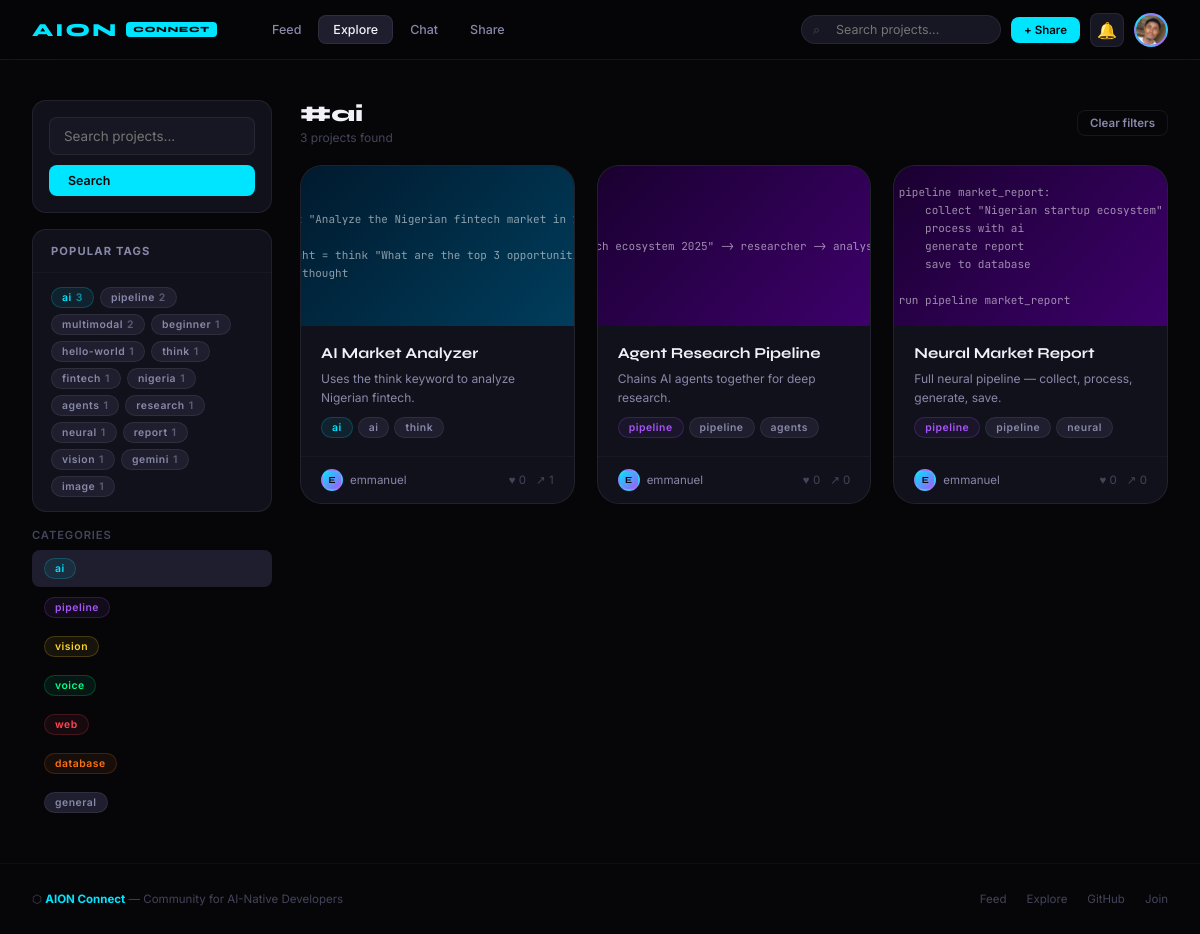
The page /explore?tag=ai (signed in) on the database its author committed.
### database.py (models this page shows, shortened)
class User(UserMixin, db.Model):
    __tablename__ = "users"
    id         = db.Column(db.Integer, primary_key=True)
    username   = db.Column(db.String(40), unique=True, nullable=False)
    email      = db.Column(db.String(120), unique=True, nullable=False)
    password   = db.Column(db.String(200), nullable=False)
    bio        = db.Column(db.String(300), default="")
    avatar     = db.Column(db.String(200), default="")
    github     = db.Column(db.String(100), default="")
    website    = db.Column(db.String(200), default="")
    created_at = db.Column(db.DateTime, default=datetime.utcnow)
    projects  = db.relationship("Project", backref="author",
                                 lazy=True, cascade="all, delete")
    comments  = db.relationship("Comment", backref="author",
                                 lazy=True, cascade="all, delete")
    likes     = db.relationship("Like", backref="user",
                                 lazy=True, cascade="all, delete")
    following = db.relationship("Follow",
                                 foreign_keys="Follow.follower_id",
                                 backref="follower",
                                 lazy=True, cascade="all, delete")
    followers = db.relationship("Follow",
                                 foreign_keys="Follow.followed_id",
                                 backref="followed",
                                 lazy=True, cascade="all, delete")

class Project(db.Model):
    __tablename__ = "projects"
    id          = db.Column(db.Integer, primary_key=True)
    title       = db.Column(db.String(100), nullable=False)
    description = db.Column(db.String(500), default="")
    code        = db.Column(db.Text, nullable=False)
    category    = db.Column(db.String(30), default="general")
    tags        = db.Column(db.String(200), default="")
    views       = db.Column(db.Integer, default=0)
    created_at  = db.Column(db.DateTime, default=datetime.utcnow)
    updated_at  = db.Column(db.DateTime, default=datetime.utcnow,
                             onupdate=datetime.utcnow)
    user_id     = db.Column(db.Integer,
                             db.ForeignKey("users.id"),
                             nullable=False)
    comments = db.relationship("Comment", backref="project",
                                lazy=True, cascade="all, delete")
    likes    = db.relationship("Like", backref="project",
                                lazy=True, cascade="all, delete")
    @property
    def like_count(self):
        return len(self.likes)
    @property
    def tag_list(self):
        if not self.tags:
            return []
        return [t.strip() for t in self.tags.split(",") if t.strip()]

### app.py (the view)
@main.route("/explore")
def explore():
    tag    = request.args.get("tag", "")
    search = request.args.get("q", "")
    page   = request.args.get("page", 1, type=int)
    query = Project.query
    if tag:
        query = query.filter(Project.tags.contains(tag))
    if search:
        query = query.filter(
            Project.title.contains(search) |
            Project.description.contains(search)
        )
    projects = query.order_by(
        Project.created_at.desc()
    ).paginate(page=page, per_page=16, error_out=False)
    all_projects = Project.query.all()
    tag_counts = {}
    for p in all_projects:
        for t in p.tag_list:
            tag_counts[t] = tag_counts.get(t, 0) + 1
    popular_tags = sorted(
        tag_counts.items(), key=lambda x: x[1], reverse=True
    )[:15]
    return render_template("explore.html",
        projects=projects.items,
        popular_tags=popular_tags,
        current_tag=tag,
        search=search,
        total=projects.total
    )

### templates/explore.html (shortened to what this page needs)
{% extends "base.html" %}
{% block content %}
<div class="page">
<div class="container">
  <div style="display:grid;grid-template-columns:240px 1fr;gap:28px">
    <div>
      <div class="card" style="margin-bottom:16px">
        <div class="card-body" style="padding:16px">
          <form action="/explore" method="GET">
            <input type="text" name="q" class="form-input"
                   placeholder="Search projects..."
                   value="{{ search }}"
                   style="margin-bottom:10px">
            <button type="submit" class="btn btn-primary" style="width:100%">
              Search
            </button>
          </form>
        </div>
      </div>
      <div class="card">
        <div style="padding:14px 18px;border-bottom:1px solid var(--border);
                    font-size:0.7rem;font-weight:700;color:var(--text1);
                    letter-spacing:0.1em;text-transform:uppercase;
                    font-family:var(--font-body)">
          Popular Tags
        </div>
        <div style="padding:14px 18px;display:flex;flex-wrap:wrap;gap:6px">
          {% for tag, count in popular_tags %}
          <a href="/explore?tag={{ tag }}"
             class="tag {% if tag == current_tag %}tag-ai{% else %}tag-general{% endif %}">
            {{ tag }}
            <span style="margin-left:4px;opacity:0.6">{{ count }}</span>
          </a>
          {% endfor %}
        </div>
      </div>
      <div style="margin-top:16px">
        <div style="font-size:0.7rem;color:var(--text2);
                    font-family:var(--font-body);margin-bottom:8px;
                    font-weight:600;letter-spacing:0.08em;text-transform:uppercase">
          Categories
        </div>
        {% for cat in ['ai','pipeline','vision','voice','web','database','general'] %}
        <a href="/explore?tag={{ cat }}"
           style="display:flex;align-items:center;gap:10px;
                  padding:8px 12px;border-radius:var(--radius);
                  text-decoration:none;margin-bottom:2px;
                  transition:background 0.15s;
                  {% if cat == current_tag %}background:var(--bg4);{% endif %}">
          <span class="tag tag-{{ cat }}" style="pointer-events:none">{{ cat }}</span>
        </a>
        {% endfor %}
      </div>
    </div>
    <div>
      <div style="display:flex;align-items:center;
                  justify-content:space-between;margin-bottom:20px">
        <div>
          <h1 style="font-family:var(--font-ui);font-size:1.4rem;
                     font-weight:800;color:var(--text0)">
            {% if search %}Results for "{{ search }}"
            {% elif current_tag %}#{{ current_tag }}
            {% else %}Explore Projects
            {% endif %}
          </h1>
          <p style="font-size:0.75rem;color:var(--text2);
                    margin-top:3px;font-family:var(--font-body)">
            {{ total }} project{% if total != 1 %}s{% endif %} found
          </p>
        </div>
        {% if search or current_tag %}
        <a href="/explore" class="btn btn-ghost btn-sm">Clear filters</a>
        {% endif %}
      </div>
      {% if projects %}
      <div class="grid grid-3">
        {% for p in projects %}
        <div class="project-card" onclick="window.location='/project/{{ p.id }}'">
          <div class="project-card-preview cat-{{ p.category }}">
            <div class="project-card-preview-bg">{{ p.code[:300] }}</div>
          </div>
          <div class="project-card-body">
            <div>
              <a href="/project/{{ p.id }}" class="project-title">{{ p.title }}</a>
              <p class="project-desc" style="margin-top:5px">
                {{ p.description or 'No description.' }}
              </p>
            </div>
            <div style="display:flex;gap:5px;flex-wrap:wrap">
              <span class="tag tag-{{ p.category }}">{{ p.category }}</span>
              {% for tag in p.tag_list[:2] %}
              <span class="tag tag-general">{{ tag }}</span>
              {% endfor %}
            </div>
          </div>
          <div class="project-card-footer">
            <a href="/profile/{{ p.author.username }}"
               style="display:flex;align-items:center;gap:7px;
                      text-decoration:none;color:var(--text1);
                      font-size:0.72rem;font-family:var(--font-body)"
               onclick="event.stopPropagation()">
              <div class="avatar" style="width:22px;height:22px;font-size:0.58rem">
                {{ p.author.username[0].upper() }}
              </div>
              {{ p.author.username }}
            </a>
            <div style="display:flex;gap:10px">
              <span class="stat">♥ {{ p.like_count }}</span>
              <span class="stat">↗ {{ p.views }}</span>
            </div>
          </div>
        </div>
        {% endfor %}
      </div>
      {% endif %}
    </div>
  </div>
</div>
</div>
{% endblock %}

### templates/base.html (shortened to what this page needs)
<!DOCTYPE html>
<html lang="en">
<head>
</head>
<body>
<nav class="navbar">
  <a href="/" class="nav-logo">
    AION
    <div class="nav-logo-badge">CONNECT</div>
  </a>
  <div class="nav-links">
    <a href="/" class="nav-link {% if request.endpoint == 'main.home' %}active{% endif %}">Feed</a>
    <a href="/explore" class="nav-link {% if request.endpoint == 'main.explore' %}active{% endif %}">Explore</a>
    <a href="/chat" class="nav-link {% if request.endpoint == 'main.chat' %}active{% endif %}">Chat</a>
    {% if current_user.is_authenticated %}
      <a href="/post" class="nav-link {% if request.endpoint == 'main.post' %}active{% endif %}">Share</a>
    {% endif %}
  </div>
  <div class="nav-right">
    <div class="search-wrap">
      <span class="search-icon">⌕</span>
      <form action="/explore" method="GET">
        <input type="text" name="q" placeholder="Search projects..." value="{{ request.args.get('q', '') }}">
      </form>
    </div>
        {% if current_user.is_authenticated %}
      <a href="/post" class="btn btn-primary btn-sm">+ Share</a>
      <div style="position:relative">
        <a href="/notifications"
           style="width:34px;height:34px;border-radius:var(--radius);
                  background:var(--bg3);border:1px solid var(--border2);
                  display:flex;align-items:center;justify-content:center;
                  text-decoration:none;color:var(--text1);font-size:1rem;
                  transition:all 0.15s"
           onmouseover="this.style.borderColor='var(--border3)';this.style.color='var(--text0)'"
           onmouseout="this.style.borderColor='var(--border2)';this.style.color='var(--text1)'"
           id="notif-bell">
          🔔
        </a>
      </div>
      <a href="/profile/{{ current_user.username }}"
         class="avatar" style="overflow:hidden;padding:0">
        {% if current_user.avatar %}
        <img src="/static/uploads/{{ current_user.avatar }}"
             alt="{{ current_user.username }}"
             style="width:100%;height:100%;object-fit:cover;border-radius:50%">
        {% else %}
        {{ current_user.username[0].upper() }}
        {% endif %}
      </a>
    {% else %}
      <a href="/login" class="btn btn-ghost btn-sm">Login</a>
      <a href="/register" class="btn btn-primary btn-sm">Join Free</a>
    {% endif %}
  </div>
</nav>
{% block content %}{% endblock %}
<footer class="footer">
  <div>⬡ <strong style="color:var(--cyan)">AION Connect</strong> — Community for AI-Native Developers</div>
  <div style="display:flex;gap:20px">
    <a href="/">Feed</a>
    <a href="/explore">Explore</a>
    <a href="https://github.com/kinghenesey/AION" target="_blank">GitHub</a>
    <a href="/register">Join</a>
  </div>
</footer>
</body>
</html>

### rows shown on the page
User: avatar (picture)
Project: category "vision", user "1"
Project: code "think \"Analyze the Nigerian fintech market…", title "AI Market Analyzer", description "Uses the think keyword to analyze Nigerian fintech.", category "ai", 2 "ai" "think", author "E", author.username "emmanuel", like_count "0", views "1"
Project: code "\"African tech ecosystem 2025\" -> researcher -> a…", title "Agent Research Pipeline", description "Chains AI agents together for deep research.", category "pipeline", 2 "pipeline" "agents", author "E", author.username "emmanuel", like_count "0", views "0"
Project: code "pipeline market_report: collect \"Nigerian startup ecosys…", title "Neural Market Report", description "Full neural pipeline — collect, process, generate, save.", category "pipeline", 2 "pipeline" "neural", author "E", author.username "emmanuel", like_count "0", views "0"

### other values the page prints
{{ tag }} "ai" "pipeline" "multimodal" "beginner" "hello-world" "think" "fintech" "nigeria" "agents" "research" "neural" "report" "gemini" "image"
{{ count }} "3" "2" "2" "1" "1" "1" "1" "1" "1" "1" "1" "1" "1" "1"
{{ cat }} "ai" "pipeline" "vision" "voice" "web" "database" "general"
{{ current_tag }} "ai"
{{ total }} "3"
